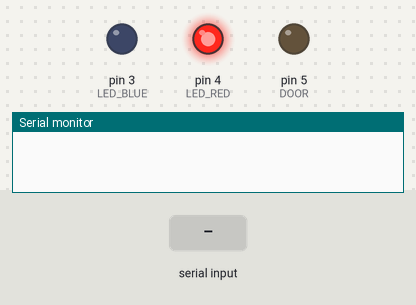
This sketch was run on a simulated Arduino Uno, built with avr-gcc and run on an emulated ATmega328P. Shown: output pins drawn as LEDs (lit = HIGH), the last lines printed to the serial monitor. The inputs (shaded band) are chosen by the test bench.

Above: at 1.2 s.
1.3 s: "1" received over Serial
At 2.0 s:
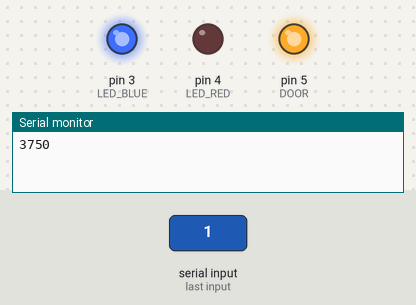
Timing chart, 0 to 12.8 s (numbered marks = the images above; inputs shaded):
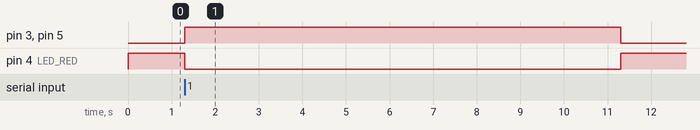

Measured:
- after the input at 1.3 s, pin 3 (LED_BLUE), pin 5 (DOOR): LOW → HIGH at once, → LOW 10.0 s later; pin 4 (LED_RED): HIGH → LOW at once, → HIGH 10.0 s later

The sketch:

ARDUINO.ino
```cpp
#include <Wire.h>
#include <Adafruit_MLX90614.h>


#define LED_BLUE 3
#define LED_RED  4
#define DOOR     5
#define MLX90614_SDA A4
#define MLX90614_SCL A5

bool doorIsOpen = 0;
int checkTimeOpenDoor = millis();


// khởi tạo object cho MLX90614
Adafruit_MLX90614 mlx = Adafruit_MLX90614();

void setup() {
  Serial.begin(9600);
  pinMode(DOOR, OUTPUT);
  pinMode(LED_RED, OUTPUT);
  pinMode(LED_BLUE, OUTPUT);

  digitalWrite(DOOR, 0);
  digitalWrite(LED_RED, 1);
  digitalWrite(LED_BLUE, 0);

}

void openDoor(){
  doorIsOpen = 1;
  checkTimeOpenDoor = millis();
  digitalWrite(DOOR, 1);
  digitalWrite(LED_RED, 0);
  digitalWrite(LED_BLUE, 1);
}

void closeDoor(){
  doorIsOpen = 0;
  digitalWrite(DOOR, 0);
  digitalWrite(LED_RED, 1);
  digitalWrite(LED_BLUE, 0);
}
int redMlx90614(){
  int tem_object = mlx.readObjectTempC();
  return tem_object;
}


void loop() {
  if(Serial.available()){
//    int tem_object = redMlx90614();
    while(Serial.available()) Serial.read();
    int tem_object = 3750;
    Serial.println(tem_object);
    openDoor();
  }

  if(doorIsOpen && millis() - checkTimeOpenDoor > 10000) closeDoor();
}
```
